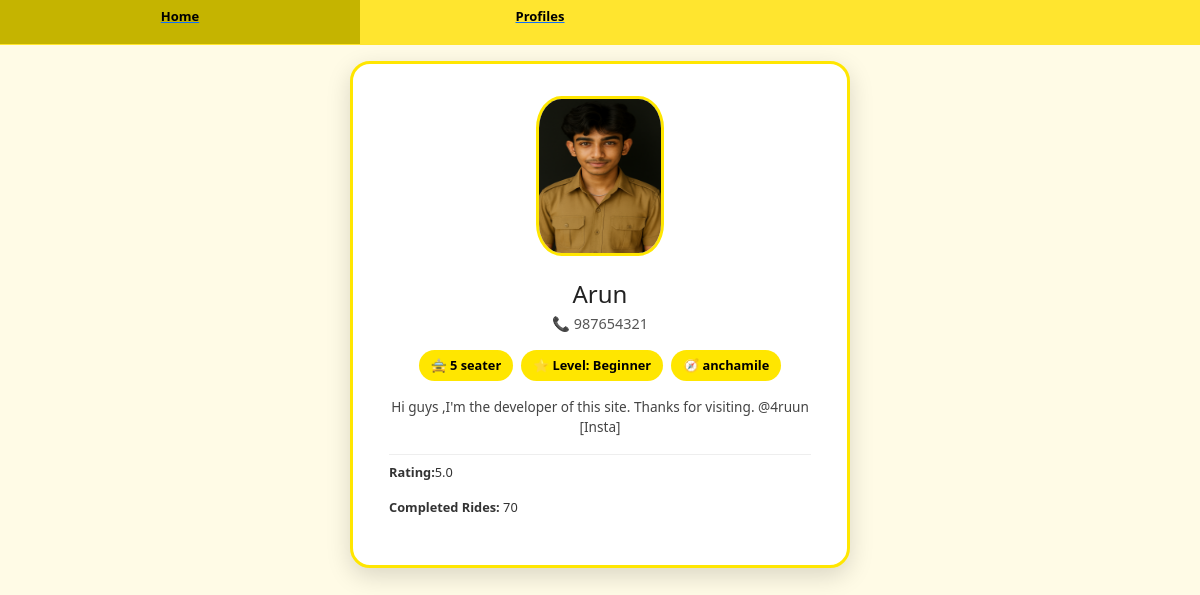
The app's page /profiles/Arun with its own data.
### home/models.py (models this page shows, shortened)
class Profiles(models.Model):
    captain_name = models.CharField(max_length=16, default="Captain")
    captain_auto = models.TextField(default="normal", max_length=20)
    captain_bio = models.TextField(default="No bio available", max_length=100)
    captain_stand = models.CharField(max_length=100, default="No Stand")  # ← Give max_length
    captain_image = models.FileField(upload_to='captains/',default='default.jpg')  # Or set `blank=True`
    captain_number= models.CharField(max_length=15, default="00000000000000")
    captain_level = models.CharField(max_length=15, default="Beginner")
    captain_rating = models.FloatField(default=0.0)
    rides_count = models.IntegerField(default=0)
    created_date = models.CharField(max_length=15, default="0/0/2025")
    captain_aadhar = models.CharField(max_length=40, default="0000000000")
    captain_verified = models.BooleanField(default=False)

### home/views.py (the view)
# urls.py: path('profiles/<str:captain_name>', views.view_profile,name='view_profile'),
def view_profile(request, captain_name):
    profile = get_object_or_404(Profiles, captain_name=captain_name)
    return render(request, 'profileDetails.html', {
        'profile': profile,
        'username': request.user.username  # ← add this line
    })

### home/context_processors.py (called while the page is built, shortened)
def user_info(request):
    verified = False
    profile = None
    user_role = getattr(request.user, 'role', None)
    return {
        'logged': False,
        'role': None,
        'username': None,
        'verified': False  # fixed typo: 'verfied'
    }

### template/profileDetails.html (shortened to what this page needs)
{% extends 'base.html' %}
{% load static %}
{% block content %}
<div class="profile-container">
  <div class="profile-card">
 <img src="{{profile.captain_image.url}}" class="profile-img" alt="...">
    <h2 class="profile-name">{{ profile.captain_name }}</h2>
    <p class="profile-contact">📞 {{ profile.captain_number }}</p>
    <div class="profile-tags">
      <span class="tag">🚖 {{ profile.captain_auto|default:"Taxi Type" }}</span>
      <span class="tag">⭐ Level: {{profile.captain_level}}</span>
      <span class="tag">🧭 {{ profile.captain_stand }}</span>
    </div>
    <div class="profile-bio">
      {{ profile.captain_bio }}
    </div>
    <div class="extra-info">
      <p><strong>Rating:</strong>{{profile.captain_rating}}</p>
      <p><strong>Completed Rides:</strong> {{profile.rides_count}}</p>
    </div>
  </div>
</div>
{% endblock %}

### template/base.html (shortened to what this page needs)
<!DOCTYPE html>
<html lang="en">
<head>
  <link href="https://cdn.jsdelivr.net/npm/bootstrap@5.3.7/dist/css/bootstrap.min.css" rel="stylesheet">
</head>
<body>
<div class="upperbar">
  <div class="upperbox"><a href="{% url 'home' %}"><p>Home</p></a></div>
  <div class="upperbox"><a href="{% url 'profiles' %}"><p>Profiles</p></a></div>
</div>
 {% block content %}{% endblock %}
</body>
</html>

### template/base.html (style rules this page uses)
body { margin: 0; background-color: #ffffff; }
.upperbar { display: flex; width: 100%; height: 45px; background-color: #ffe52f; }
.upperbox { width: 30%; height: 44px; }
.upperbox p { justify-content: center; margin-top: 2%; color: black; display: flex; font-size: 13px; font-weight: bold; }

### template/profileDetails.html (style rules this page uses)
body { margin: 0; font-family: 'Segoe UI', sans-serif; background: #fffbe6; }
.profile-container { display: flex; justify-content: center; padding: 2vh 2vw; }
.profile-card { background: #fff; border-radius: 20px; box-shadow: 0 8px 25px rgba(0, 0, 0, 0.15); width: 90%; max-width: 500px; padding: 4vh 3vw; text-align: center; color: #333; border: 3px solid #ffe600; }
.profile-img { width: 16vh; height: 20vh; border-radius: 20%; border: 3px solid #ffe600; margin-bottom: 2vh; }
.profile-name { font-size: 3vh; margin: 1vh 0 0.5vh; color: #222; }
.profile-contact { font-size: 1.8vh; color: #555; margin-bottom: 2vh; }
.profile-tags { display: flex; justify-content: center; flex-wrap: wrap; gap: 1vh; margin-bottom: 2vh; }
.tag { background-color: #ffe600; color: #000; padding: 0.7vh 1.5vh; border-radius: 20px; font-size: 1.6vh; font-weight: bold; }
.profile-bio { font-size: 1.7vh; color: #444; margin: 2vh 0; }
.extra-info { text-align: left; font-size: 1.6vh; line-height: 2.4vh; color: #333; padding-top: 1vh; border-top: 1px solid #eee; }

### records on screen
Profiles: captain_image (picture), captain_name "Arun", captain_number "987654321", captain_auto "5 seater", captain_level "Beginner", captain_stand "anchamile", captain_bio "Hi guys ,I'm the developer of this site. Thanks for visiting. @4ruun [Insta]", captain_rating "5.0", rides_count "70"
